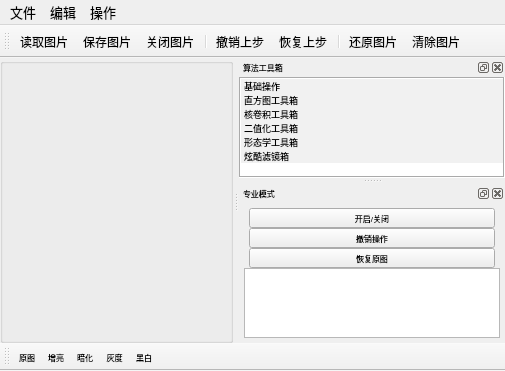
<?xml version="1.0" encoding="UTF-8"?>
<ui version="4.0">
 <class>MainWindow</class>
 <widget class="QMainWindow" name="MainWindow">
  <property name="geometry">
   <rect>
    <x>0</x>
    <y>0</y>
    <width>505</width>
    <height>371</height>
   </rect>
  </property>
  <property name="windowTitle">
   <string>Image Processor</string>
  </property>
  <property name="layoutDirection">
   <enum>Qt::LeftToRight</enum>
  </property>
  <property name="autoFillBackground">
   <bool>false</bool>
  </property>
  <property name="styleSheet">
   <string notr="true"/>
  </property>
  <property name="toolButtonStyle">
   <enum>Qt::ToolButtonIconOnly</enum>
  </property>
  <property name="documentMode">
   <bool>true</bool>
  </property>
  <property name="tabShape">
   <enum>QTabWidget::Rounded</enum>
  </property>
  <property name="dockNestingEnabled">
   <bool>true</bool>
  </property>
  <property name="dockOptions">
   <set>QMainWindow::AllowNestedDocks|QMainWindow::AllowTabbedDocks|QMainWindow::AnimatedDocks</set>
  </property>
  <property name="unifiedTitleAndToolBarOnMac">
   <bool>false</bool>
  </property>
  <widget class="QWidget" name="centralwidget">
   <property name="sizePolicy">
    <sizepolicy hsizetype="Expanding" vsizetype="Expanding">
     <horstretch>0</horstretch>
     <verstretch>0</verstretch>
    </sizepolicy>
   </property>
   <property name="maximumSize">
    <size>
     <width>16777215</width>
     <height>16777215</height>
    </size>
   </property>
   <layout class="QHBoxLayout" name="horizontalLayout_7">
    <property name="spacing">
     <number>0</number>
    </property>
    <property name="leftMargin">
     <number>0</number>
    </property>
    <property name="topMargin">
     <number>0</number>
    </property>
    <property name="rightMargin">
     <number>0</number>
    </property>
    <property name="bottomMargin">
     <number>0</number>
    </property>
    <item>
     <widget class="QSplitter" name="splitter">
      <property name="orientation">
       <enum>Qt::Horizontal</enum>
      </property>
      <widget class="QGroupBox" name="groupBox">
       <property name="font">
        <font>
         <pointsize>12</pointsize>
        </font>
       </property>
       <property name="title">
        <string/>
       </property>
       <layout class="QVBoxLayout" name="initial_img">
        <property name="spacing">
         <number>0</number>
        </property>
        <property name="leftMargin">
         <number>0</number>
        </property>
        <property name="topMargin">
         <number>0</number>
        </property>
        <property name="rightMargin">
         <number>0</number>
        </property>
        <property name="bottomMargin">
         <number>0</number>
        </property>
       </layout>
      </widget>
     </widget>
    </item>
   </layout>
  </widget>
  <widget class="QMenuBar" name="menubar">
   <property name="geometry">
    <rect>
     <x>0</x>
     <y>0</y>
     <width>505</width>
     <height>29</height>
    </rect>
   </property>
   <property name="font">
    <font>
     <family>Microsoft YaHei</family>
     <pointsize>10</pointsize>
     <stylestrategy>PreferDefault</stylestrategy>
    </font>
   </property>
   <property name="autoFillBackground">
    <bool>false</bool>
   </property>
   <property name="styleSheet">
    <string notr="true"/>
   </property>
   <property name="defaultUp">
    <bool>false</bool>
   </property>
   <property name="nativeMenuBar">
    <bool>true</bool>
   </property>
   <widget class="QMenu" name="menuFile">
    <property name="font">
     <font>
      <pointsize>9</pointsize>
     </font>
    </property>
    <property name="contextMenuPolicy">
     <enum>Qt::DefaultContextMenu</enum>
    </property>
    <property name="styleSheet">
     <string notr="true"/>
    </property>
    <property name="title">
     <string>文件</string>
    </property>
    <addaction name="action_load_img"/>
    <addaction name="action_save_img"/>
   </widget>
   <widget class="QMenu" name="menu_edit">
    <property name="title">
     <string>编辑</string>
    </property>
    <addaction name="action_undo"/>
    <addaction name="action_redo"/>
    <addaction name="action_original_img"/>
    <addaction name="action_clear_img"/>
    <addaction name="action_close_img"/>
   </widget>
   <widget class="QMenu" name="menu">
    <property name="title">
     <string>操作</string>
    </property>
   </widget>
   <addaction name="menuFile"/>
   <addaction name="menu_edit"/>
   <addaction name="menu"/>
  </widget>
  <widget class="QToolBar" name="toolBar">
   <property name="windowTitle">
    <string>工具栏</string>
   </property>
   <property name="layoutDirection">
    <enum>Qt::LeftToRight</enum>
   </property>
   <property name="styleSheet">
    <string notr="true"/>
   </property>
   <property name="iconSize">
    <size>
     <width>12</width>
     <height>12</height>
    </size>
   </property>
   <property name="toolButtonStyle">
    <enum>Qt::ToolButtonIconOnly</enum>
   </property>
   <attribute name="toolBarArea">
    <enum>TopToolBarArea</enum>
   </attribute>
   <attribute name="toolBarBreak">
    <bool>false</bool>
   </attribute>
   <addaction name="action_load_img"/>
   <addaction name="action_save_img"/>
   <addaction name="action_close_img"/>
   <addaction name="separator"/>
   <addaction name="action_undo"/>
   <addaction name="action_redo"/>
   <addaction name="separator"/>
   <addaction name="action_original_img"/>
   <addaction name="action_clear_img"/>
  </widget>
  <widget class="QToolBar" name="Method_bar">
   <property name="font">
    <font>
     <pointsize>6</pointsize>
     <weight>50</weight>
     <italic>false</italic>
     <bold>false</bold>
    </font>
   </property>
   <property name="windowTitle">
    <string>基础模式</string>
   </property>
   <property name="allowedAreas">
    <set>Qt::AllToolBarAreas</set>
   </property>
   <property name="iconSize">
    <size>
     <width>45</width>
     <height>45</height>
    </size>
   </property>
   <property name="toolButtonStyle">
    <enum>Qt::ToolButtonTextUnderIcon</enum>
   </property>
   <attribute name="toolBarArea">
    <enum>BottomToolBarArea</enum>
   </attribute>
   <attribute name="toolBarBreak">
    <bool>false</bool>
   </attribute>
   <addaction name="original"/>
   <addaction name="brighter"/>
   <addaction name="dimmer"/>
   <addaction name="graystyle"/>
   <addaction name="binary"/>
  </widget>
  <widget class="QDockWidget" name="dockWidget">
   <property name="minimumSize">
    <size>
     <width>0</width>
     <height>0</height>
    </size>
   </property>
   <property name="font">
    <font>
     <pointsize>6</pointsize>
    </font>
   </property>
   <property name="windowTitle">
    <string>算法工具箱</string>
   </property>
   <attribute name="dockWidgetArea">
    <number>2</number>
   </attribute>
   <widget class="QWidget" name="dockWidgetContents">
    <layout class="QVBoxLayout" name="verticalLayout">
     <property name="spacing">
      <number>0</number>
     </property>
     <property name="leftMargin">
      <number>0</number>
     </property>
     <property name="topMargin">
      <number>0</number>
     </property>
     <property name="rightMargin">
      <number>0</number>
     </property>
     <property name="bottomMargin">
      <number>0</number>
     </property>
     <item>
      <widget class="QSplitter" name="splitter_2">
       <property name="orientation">
        <enum>Qt::Vertical</enum>
       </property>
       <widget class="QFrame" name="frame_2">
        <property name="frameShape">
         <enum>QFrame::NoFrame</enum>
        </property>
        <property name="frameShadow">
         <enum>QFrame::Raised</enum>
        </property>
        <layout class="QVBoxLayout" name="verticalLayout_2">
         <property name="spacing">
          <number>0</number>
         </property>
         <property name="leftMargin">
          <number>0</number>
         </property>
         <property name="topMargin">
          <number>0</number>
         </property>
         <property name="rightMargin">
          <number>0</number>
         </property>
         <property name="bottomMargin">
          <number>0</number>
         </property>
         <item>
          <widget class="QTreeWidget" name="treeWidget_2">
           <property name="sizePolicy">
            <sizepolicy hsizetype="Expanding" vsizetype="Preferred">
             <horstretch>0</horstretch>
             <verstretch>0</verstretch>
            </sizepolicy>
           </property>
           <property name="autoFillBackground">
            <bool>false</bool>
           </property>
           <property name="styleSheet">
            <string notr="true">background-color: rgb(255, 255, 255);
selection-background-color: rgb(236, 236, 236);
alternate-background-color: rgb(232, 232, 232);</string>
           </property>
           <property name="frameShape">
            <enum>QFrame::Box</enum>
           </property>
           <property name="frameShadow">
            <enum>QFrame::Sunken</enum>
           </property>
           <property name="midLineWidth">
            <number>0</number>
           </property>
           <property name="editTriggers">
            <set>QAbstractItemView::DoubleClicked|QAbstractItemView::EditKeyPressed</set>
           </property>
           <property name="dragEnabled">
            <bool>false</bool>
           </property>
           <property name="selectionBehavior">
            <enum>QAbstractItemView::SelectRows</enum>
           </property>
           <property name="iconSize">
            <size>
             <width>8</width>
             <height>8</height>
            </size>
           </property>
           <property name="textElideMode">
            <enum>Qt::ElideLeft</enum>
           </property>
           <property name="autoExpandDelay">
            <number>-1</number>
           </property>
           <property name="indentation">
            <number>20</number>
           </property>
           <property name="rootIsDecorated">
            <bool>false</bool>
           </property>
           <property name="uniformRowHeights">
            <bool>false</bool>
           </property>
           <property name="itemsExpandable">
            <bool>true</bool>
           </property>
           <property name="sortingEnabled">
            <bool>false</bool>
           </property>
           <property name="animated">
            <bool>false</bool>
           </property>
           <property name="allColumnsShowFocus">
            <bool>true</bool>
           </property>
           <property name="wordWrap">
            <bool>false</bool>
           </property>
           <property name="headerHidden">
            <bool>true</bool>
           </property>
           <property name="expandsOnDoubleClick">
            <bool>false</bool>
           </property>
           <property name="columnCount">
            <number>1</number>
           </property>
           <attribute name="headerVisible">
            <bool>false</bool>
           </attribute>
           <attribute name="headerCascadingSectionResizes">
            <bool>false</bool>
           </attribute>
           <attribute name="headerMinimumSectionSize">
            <number>12</number>
           </attribute>
           <attribute name="headerDefaultSectionSize">
            <number>12</number>
           </attribute>
           <attribute name="headerHighlightSections">
            <bool>false</bool>
           </attribute>
           <attribute name="headerShowSortIndicator" stdset="0">
            <bool>false</bool>
           </attribute>
           <attribute name="headerStretchLastSection">
            <bool>true</bool>
           </attribute>
           <column>
            <property name="text">
             <string>工具栏</string>
            </property>
           </column>
           <item>
            <property name="text">
             <string>基础操作</string>
            </property>
            <property name="font">
             <font>
              <family>Microsoft YaHei</family>
              <pointsize>7</pointsize>
             </font>
            </property>
            <property name="background">
             <brush brushstyle="SolidPattern">
              <color alpha="255">
               <red>241</red>
               <green>241</green>
               <blue>241</blue>
              </color>
             </brush>
            </property>
            <property name="icon">
             <iconset>
              <selectedoff>../../material/arrow-right.png</selectedoff>
              <selectedon>../../material/arrow-down.png</selectedon>
             </iconset>
            </property>
            <item>
             <property name="text">
              <string>原图</string>
             </property>
             <property name="font">
              <font>
               <pointsize>6</pointsize>
              </font>
             </property>
            </item>
            <item>
             <property name="text">
              <string>增亮</string>
             </property>
             <property name="toolTip">
              <string/>
             </property>
             <property name="whatsThis">
              <string/>
             </property>
             <property name="font">
              <font>
               <pointsize>6</pointsize>
              </font>
             </property>
            </item>
            <item>
             <property name="text">
              <string>暗化</string>
             </property>
             <property name="toolTip">
              <string/>
             </property>
             <property name="whatsThis">
              <string/>
             </property>
             <property name="font">
              <font>
               <pointsize>6</pointsize>
              </font>
             </property>
            </item>
            <item>
             <property name="text">
              <string>灰度图</string>
             </property>
             <property name="toolTip">
              <string/>
             </property>
             <property name="whatsThis">
              <string/>
             </property>
             <property name="font">
              <font>
               <pointsize>6</pointsize>
              </font>
             </property>
            </item>
            <item>
             <property name="text">
              <string>黑白图</string>
             </property>
             <property name="toolTip">
              <string/>
             </property>
             <property name="whatsThis">
              <string/>
             </property>
             <property name="font">
              <font>
               <pointsize>6</pointsize>
              </font>
             </property>
            </item>
           </item>
           <item>
            <property name="text">
             <string>直方图工具箱</string>
            </property>
            <property name="font">
             <font>
              <family>Microsoft YaHei</family>
              <pointsize>7</pointsize>
             </font>
            </property>
            <property name="textAlignment">
             <set>AlignLeading|AlignVCenter</set>
            </property>
            <property name="background">
             <brush brushstyle="SolidPattern">
              <color alpha="255">
               <red>241</red>
               <green>241</green>
               <blue>241</blue>
              </color>
             </brush>
            </property>
            <property name="foreground">
             <brush brushstyle="NoBrush">
              <color alpha="255">
               <red>0</red>
               <green>0</green>
               <blue>0</blue>
              </color>
             </brush>
            </property>
            <property name="icon">
             <iconset>
              <selectedoff>../../material/arrow-right.png</selectedoff>
              <selectedon>../../material/arrow-down.png</selectedon>
             </iconset>
            </property>
            <item>
             <property name="text">
              <string>SSR</string>
             </property>
             <property name="font">
              <font>
               <pointsize>6</pointsize>
              </font>
             </property>
            </item>
            <item>
             <property name="text">
              <string>直方图均衡化</string>
             </property>
             <property name="font">
              <font>
               <pointsize>6</pointsize>
              </font>
             </property>
            </item>
            <item>
             <property name="text">
              <string>Clahe</string>
             </property>
             <property name="toolTip">
              <string/>
             </property>
             <property name="font">
              <font>
               <pointsize>6</pointsize>
              </font>
             </property>
            </item>
            <item>
             <property name="text">
              <string>Clahe(YUV)</string>
             </property>
             <property name="toolTip">
              <string/>
             </property>
             <property name="statusTip">
              <string/>
             </property>
             <property name="whatsThis">
              <string/>
             </property>
             <property name="font">
              <font>
               <pointsize>6</pointsize>
              </font>
             </property>
            </item>
            <item>
             <property name="text">
              <string>drag</string>
             </property>
             <property name="font">
              <font>
               <pointsize>6</pointsize>
              </font>
             </property>
            </item>
           </item>
           <item>
            <property name="text">
             <string>核卷积工具箱</string>
            </property>
            <property name="font">
             <font>
              <pointsize>7</pointsize>
             </font>
            </property>
            <property name="background">
             <brush brushstyle="SolidPattern">
              <color alpha="255">
               <red>241</red>
               <green>241</green>
               <blue>241</blue>
              </color>
             </brush>
            </property>
            <property name="icon">
             <iconset>
              <selectedoff>../../material/arrow-right.png</selectedoff>
              <selectedon>../../material/arrow-down.png</selectedon>
             </iconset>
            </property>
            <item>
             <property name="text">
              <string>模糊</string>
             </property>
             <property name="font">
              <font>
               <pointsize>6</pointsize>
              </font>
             </property>
            </item>
            <item>
             <property name="text">
              <string>平滑</string>
             </property>
             <property name="font">
              <font>
               <pointsize>6</pointsize>
              </font>
             </property>
            </item>
            <item>
             <property name="text">
              <string>模板增强锐化</string>
             </property>
             <property name="font">
              <font>
               <pointsize>6</pointsize>
              </font>
             </property>
            </item>
            <item>
             <property name="text">
              <string>USM算法增强锐化</string>
             </property>
             <property name="font">
              <font>
               <pointsize>6</pointsize>
              </font>
             </property>
            </item>
            <item>
             <property name="text">
              <string>边缘增强</string>
             </property>
             <property name="font">
              <font>
               <pointsize>6</pointsize>
              </font>
             </property>
            </item>
            <item>
             <property name="text">
              <string>边缘增强超级版</string>
             </property>
             <property name="font">
              <font>
               <pointsize>6</pointsize>
              </font>
             </property>
            </item>
            <item>
             <property name="text">
              <string>轮廓获取</string>
             </property>
             <property name="font">
              <font>
               <pointsize>6</pointsize>
              </font>
             </property>
            </item>
            <item>
             <property name="text">
              <string>边缘检测</string>
             </property>
             <property name="font">
              <font>
               <pointsize>6</pointsize>
              </font>
             </property>
            </item>
           </item>
           <item>
            <property name="text">
             <string>二值化工具箱</string>
            </property>
            <property name="font">
             <font>
              <pointsize>7</pointsize>
             </font>
            </property>
            <property name="background">
             <brush brushstyle="SolidPattern">
              <color alpha="255">
               <red>241</red>
               <green>241</green>
               <blue>241</blue>
              </color>
             </brush>
            </property>
            <property name="icon">
             <iconset>
              <selectedoff>../../material/arrow-right.png</selectedoff>
              <selectedon>../../material/arrow-down.png</selectedon>
             </iconset>
            </property>
            <item>
             <property name="text">
              <string>Otsu</string>
             </property>
             <property name="font">
              <font>
               <pointsize>6</pointsize>
              </font>
             </property>
            </item>
            <item>
             <property name="text">
              <string>移动平均</string>
             </property>
             <property name="font">
              <font>
               <pointsize>6</pointsize>
              </font>
             </property>
            </item>
            <item>
             <property name="text">
              <string>自适应阈值处理</string>
             </property>
             <property name="font">
              <font>
               <pointsize>6</pointsize>
              </font>
             </property>
            </item>
            <item>
             <property name="text">
              <string>Sauvola最强二值化算法</string>
             </property>
             <property name="font">
              <font>
               <pointsize>6</pointsize>
              </font>
             </property>
            </item>
           </item>
           <item>
            <property name="text">
             <string>形态学工具箱</string>
            </property>
            <property name="font">
             <font>
              <family>Microsoft YaHei</family>
              <pointsize>7</pointsize>
             </font>
            </property>
            <property name="background">
             <brush brushstyle="SolidPattern">
              <color alpha="255">
               <red>241</red>
               <green>241</green>
               <blue>241</blue>
              </color>
             </brush>
            </property>
            <property name="icon">
             <iconset>
              <selectedoff>../../material/arrow-right.png</selectedoff>
              <selectedon>../../material/arrow-down.png</selectedon>
             </iconset>
            </property>
            <item>
             <property name="text">
              <string>腐蚀</string>
             </property>
             <property name="font">
              <font>
               <pointsize>6</pointsize>
              </font>
             </property>
            </item>
            <item>
             <property name="text">
              <string>膨胀</string>
             </property>
             <property name="font">
              <font>
               <pointsize>6</pointsize>
              </font>
             </property>
            </item>
            <item>
             <property name="text">
              <string>开运算</string>
             </property>
             <property name="font">
              <font>
               <pointsize>6</pointsize>
              </font>
             </property>
            </item>
            <item>
             <property name="text">
              <string>闭运算</string>
             </property>
             <property name="font">
              <font>
               <pointsize>6</pointsize>
              </font>
             </property>
            </item>
           </item>
           <item>
            <property name="text">
             <string>炫酷滤镜箱</string>
            </property>
            <property name="font">
             <font>
              <pointsize>7</pointsize>
             </font>
            </property>
            <property name="background">
             <brush brushstyle="SolidPattern">
              <color alpha="255">
               <red>241</red>
               <green>241</green>
               <blue>241</blue>
              </color>
             </brush>
            </property>
            <property name="icon">
             <iconset>
              <selectedoff>../../material/arrow-right.png</selectedoff>
              <selectedon>../../material/arrow-down.png</selectedon>
             </iconset>
            </property>
            <item>
             <property name="text">
              <string>复古特效</string>
             </property>
             <property name="font">
              <font>
               <pointsize>6</pointsize>
              </font>
             </property>
            </item>
            <item>
             <property name="text">
              <string>流年特效</string>
             </property>
             <property name="font">
              <font>
               <pointsize>6</pointsize>
              </font>
             </property>
            </item>
           </item>
          </widget>
         </item>
        </layout>
       </widget>
      </widget>
     </item>
    </layout>
   </widget>
  </widget>
  <widget class="QDockWidget" name="dockWidget_2">
   <property name="minimumSize">
    <size>
     <width>0</width>
     <height>0</height>
    </size>
   </property>
   <property name="font">
    <font>
     <pointsize>6</pointsize>
    </font>
   </property>
   <property name="windowTitle">
    <string>专业模式</string>
   </property>
   <attribute name="dockWidgetArea">
    <number>2</number>
   </attribute>
   <widget class="QWidget" name="dockWidgetContents_2">
    <property name="sizePolicy">
     <sizepolicy hsizetype="Expanding" vsizetype="Preferred">
      <horstretch>0</horstretch>
      <verstretch>0</verstretch>
     </sizepolicy>
    </property>
    <layout class="QVBoxLayout" name="verticalLayout_4">
     <property name="spacing">
      <number>0</number>
     </property>
     <property name="leftMargin">
      <number>5</number>
     </property>
     <property name="topMargin">
      <number>5</number>
     </property>
     <property name="rightMargin">
      <number>5</number>
     </property>
     <property name="bottomMargin">
      <number>5</number>
     </property>
     <item>
      <layout class="QVBoxLayout" name="verticalLayout_3">
       <property name="spacing">
        <number>0</number>
       </property>
       <property name="leftMargin">
        <number>5</number>
       </property>
       <property name="rightMargin">
        <number>5</number>
       </property>
       <item>
        <widget class="QPushButton" name="change_mode">
         <property name="sizePolicy">
          <sizepolicy hsizetype="Minimum" vsizetype="Minimum">
           <horstretch>0</horstretch>
           <verstretch>0</verstretch>
          </sizepolicy>
         </property>
         <property name="maximumSize">
          <size>
           <width>16777215</width>
           <height>20</height>
          </size>
         </property>
         <property name="toolTip">
          <string>进入该模式后，你可以任意叠加处理方法</string>
         </property>
         <property name="text">
          <string>开启/关闭</string>
         </property>
         <property name="checkable">
          <bool>true</bool>
         </property>
        </widget>
       </item>
       <item>
        <widget class="QPushButton" name="version_control">
         <property name="sizePolicy">
          <sizepolicy hsizetype="Minimum" vsizetype="Minimum">
           <horstretch>0</horstretch>
           <verstretch>0</verstretch>
          </sizepolicy>
         </property>
         <property name="maximumSize">
          <size>
           <width>16777215</width>
           <height>20</height>
          </size>
         </property>
         <property name="text">
          <string>撤销操作</string>
         </property>
        </widget>
       </item>
       <item>
        <widget class="QPushButton" name="pushButton">
         <property name="sizePolicy">
          <sizepolicy hsizetype="Minimum" vsizetype="Minimum">
           <horstretch>0</horstretch>
           <verstretch>0</verstretch>
          </sizepolicy>
         </property>
         <property name="maximumSize">
          <size>
           <width>16777215</width>
           <height>20</height>
          </size>
         </property>
         <property name="text">
          <string>恢复原图</string>
         </property>
        </widget>
       </item>
      </layout>
     </item>
     <item>
      <widget class="QTextEdit" name="text_method"/>
     </item>
    </layout>
   </widget>
  </widget>
  <action name="action_load_img">
   <property name="icon">
    <iconset>
     <normalon>../../material/file-open.png</normalon>
    </iconset>
   </property>
   <property name="text">
    <string>读取图片</string>
   </property>
   <property name="shortcut">
    <string>Ctrl+O</string>
   </property>
   <property name="shortcutContext">
    <enum>Qt::WindowShortcut</enum>
   </property>
   <property name="menuRole">
    <enum>QAction::TextHeuristicRole</enum>
   </property>
   <property name="iconVisibleInMenu">
    <bool>true</bool>
   </property>
  </action>
  <action name="action_save_img">
   <property name="icon">
    <iconset>
     <normalon>../../material/save.png</normalon>
    </iconset>
   </property>
   <property name="text">
    <string>保存图片</string>
   </property>
   <property name="shortcut">
    <string>Ctrl+S</string>
   </property>
  </action>
  <action name="action_clear_img">
   <property name="icon">
    <iconset>
     <normalon>../../material/ashbin.png</normalon>
    </iconset>
   </property>
   <property name="text">
    <string>清除图片</string>
   </property>
   <property name="shortcut">
    <string>Ctrl+Del</string>
   </property>
  </action>
  <action name="action_original_img">
   <property name="icon">
    <iconset>
     <normalon>../../material/refresh.png</normalon>
    </iconset>
   </property>
   <property name="text">
    <string>还原图片</string>
   </property>
   <property name="shortcut">
    <string>Ctrl+R</string>
   </property>
  </action>
  <action name="action_undo">
   <property name="icon">
    <iconset>
     <normalon>../../material/direction-left.png</normalon>
    </iconset>
   </property>
   <property name="text">
    <string>撤销上步</string>
   </property>
   <property name="shortcut">
    <string>Ctrl+Z</string>
   </property>
  </action>
  <action name="action_redo">
   <property name="icon">
    <iconset>
     <normalon>../../material/direction-right.png</normalon>
    </iconset>
   </property>
   <property name="text">
    <string>恢复上步</string>
   </property>
   <property name="shortcut">
    <string>Ctrl+Shift+Z</string>
   </property>
  </action>
  <action name="action_close_img">
   <property name="icon">
    <iconset>
     <normalon>../../material/close.png</normalon>
    </iconset>
   </property>
   <property name="text">
    <string>关闭图片</string>
   </property>
   <property name="shortcut">
    <string>Ctrl+Shift+Del</string>
   </property>
  </action>
  <action name="original">
   <property name="checkable">
    <bool>false</bool>
   </property>
   <property name="checked">
    <bool>false</bool>
   </property>
   <property name="text">
    <string>原图</string>
   </property>
   <property name="autoRepeat">
    <bool>true</bool>
   </property>
   <property name="visible">
    <bool>true</bool>
   </property>
   <property name="menuRole">
    <enum>QAction::TextHeuristicRole</enum>
   </property>
   <property name="iconVisibleInMenu">
    <bool>true</bool>
   </property>
   <property name="priority">
    <enum>QAction::NormalPriority</enum>
   </property>
  </action>
  <action name="brighter">
   <property name="text">
    <string>增亮</string>
   </property>
   <property name="toolTip">
    <string>增亮</string>
   </property>
  </action>
  <action name="dimmer">
   <property name="text">
    <string>暗化</string>
   </property>
   <property name="toolTip">
    <string>暗化</string>
   </property>
  </action>
  <action name="graystyle">
   <property name="text">
    <string>灰度</string>
   </property>
   <property name="toolTip">
    <string>灰度</string>
   </property>
  </action>
  <action name="binary">
   <property name="text">
    <string>黑白</string>
   </property>
   <property name="toolTip">
    <string>黑白</string>
   </property>
  </action>
 </widget>
 <resources/>
 <connections/>
 <slots>
  <slot>load_img()</slot>
 </slots>
</ui>
